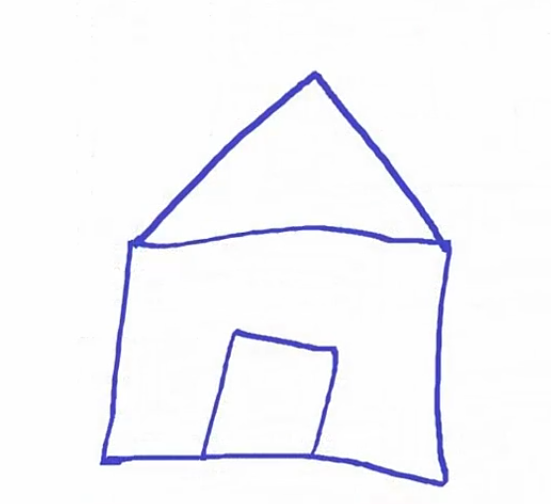
#> input picture images/house.png, 551 x 504 px
$ python approx_contours.py
#> lines starting #> are read from the running program, lines starting #| are printed output that depends on the picture; after the words box and inside, x2 and y2 are one past the last pixel; in counts of white or black regions, pixels touching at a corner belong together
import cv2

img = cv2.imread('images/house.png')
#> img is the input picture: shape (504, 551, 3); mean B, G, R 250.6, 246.4, 246.4
a = img.copy()
gray = cv2.cvtColor(img, cv2.COLOR_BGR2GRAY)
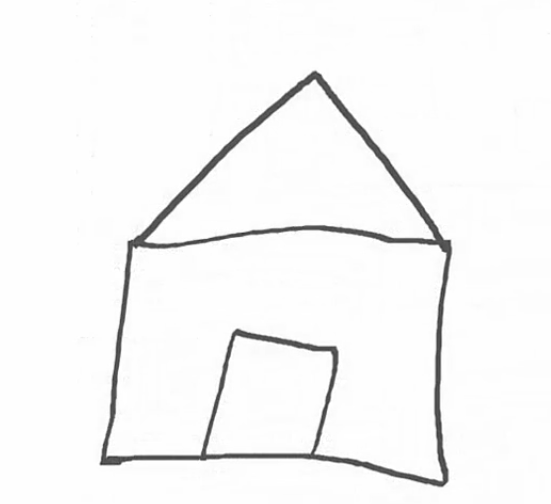
#> gray: shape (504, 551); min 48, max 255, mean 246.9

edge = cv2.Canny(gray, 50, 120)
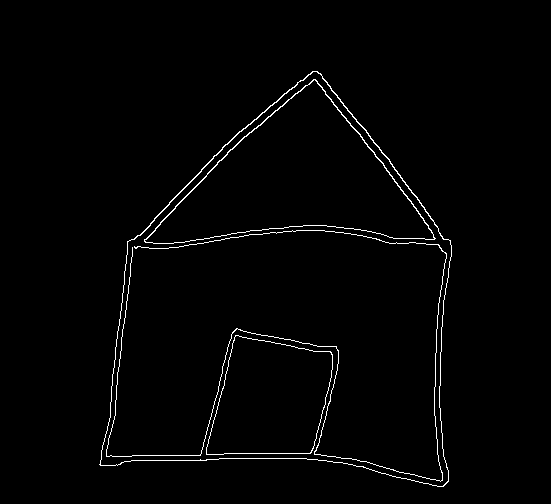
#> edge: shape (504, 551); 1.5% white in thin lines or dots, all inside (x1, y1, x2, y2) = (99, 71, 452, 487)
cv2.imshow('edge', edge)
cv2.waitKey(0)
''' cv2.findContours(img, retrieval_mode, approximation_mode)
    retrieval_mode : external - stores only extrnal contours
                     list     - stores all contours

    approximation method : chain approx none - stores all boundary points
                           chain approx simple - stores only start and ending points
'''
contours, hierarchy = cv2.findContours(edge, cv2.RETR_LIST, cv2.CHAIN_APPROX_NONE)
#> contours = 7 contours; box (x1, y1, x2, y2) and area: (99, 71, 452, 487) 101638, (100, 71, 452, 487) 101342, (144, 79, 436, 244) 22980, (144, 79, 435, 244) 22708, (206, 335, 333, 455) 11480, (206, 335, 333, 455) 11470, (106, 230, 447, 482) 30
for c in contours:
	x,y,w,h = cv2.boundingRect(c)
	cv2.rectangle(a, (x,y), (x+w, y+h), (0, 0, 255), 2)
	cv2.imshow('bounding_rect', a)
#> this loop made 7 passes
#> (x, y, w, h) on passes 1 to 7: (206, 335, 127, 120), (206, 335, 127, 120), (106, 230, 341, 252), (144, 79, 291, 165), (144, 79, 292, 165), (100, 71, 352, 416), (99, 71, 353, 416)
#> pass 1, `cv2.imshow('bounding_rect', a)`:
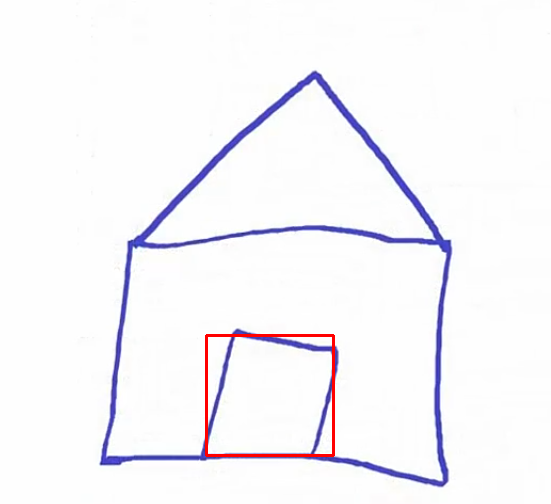
#> window 'bounding_rect': shape (504, 551, 3); mean B, G, R 249.4, 245.5, 246.8
#> after the loop:
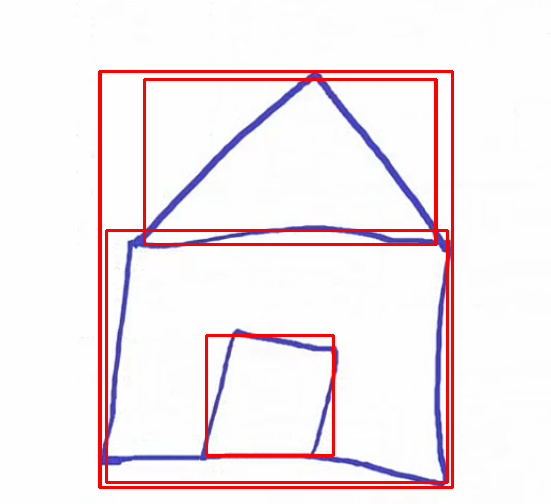
#> a: shape (504, 551, 3); 4.66% of pixels changed, all inside (x1, y1, x2, y2) = (98, 70, 454, 489)
cv2.waitKey(0)

for c in contours:
	accuracy = 0.03 * cv2.arcLength(c, True)
	approx = cv2.approxPolyDP(c, accuracy, True)
	cv2.drawContours(img, [approx], 0, (0, 0, 255), 3)
	cv2.imshow('img', img)
#> this loop made 7 passes
#> (accuracy, approx) on passes 1, 2, 4, 5: (13.4, [[236, 335], [331, 353], [309, 453], [206, 453]]), (13.47, [[235, 335], [206, 454], [310, 453], [331, 352]]), (22.61, [[434, 238], [144, 240], [314, 79]]), (22.71, [[435, 238], [313, 79], [144, 241]])
#> accuracy on passes 3, 6, 7: 83.51, 40.24, 40.31
#> pass 1, `cv2.imshow('img', img)`:
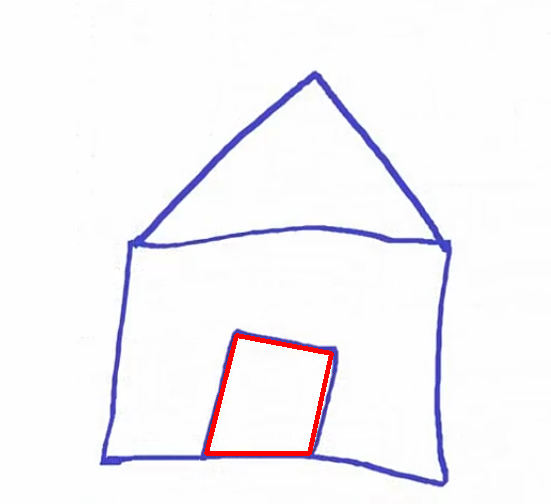
#> window 'img': shape (504, 551, 3); mean B, G, R 248.9, 245, 246.9
#> pass 2, `cv2.imshow('img', img)`:
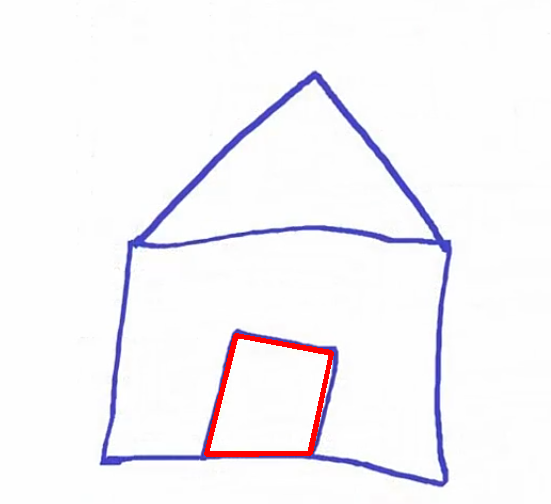
#> window 'img': shape (504, 551, 3); mean B, G, R 248.8, 245, 247
#> after the loop:
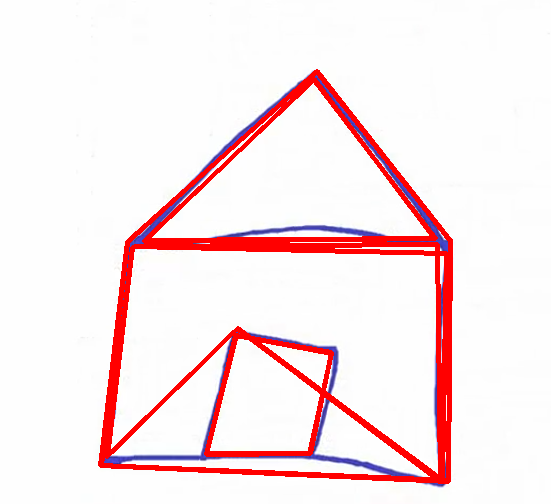
#> img: shape (504, 551, 3); 7.39% of pixels changed, all inside (x1, y1, x2, y2) = (98, 69, 453, 484)

cv2.waitKey(0)
cv2.destroyAllWindows()
